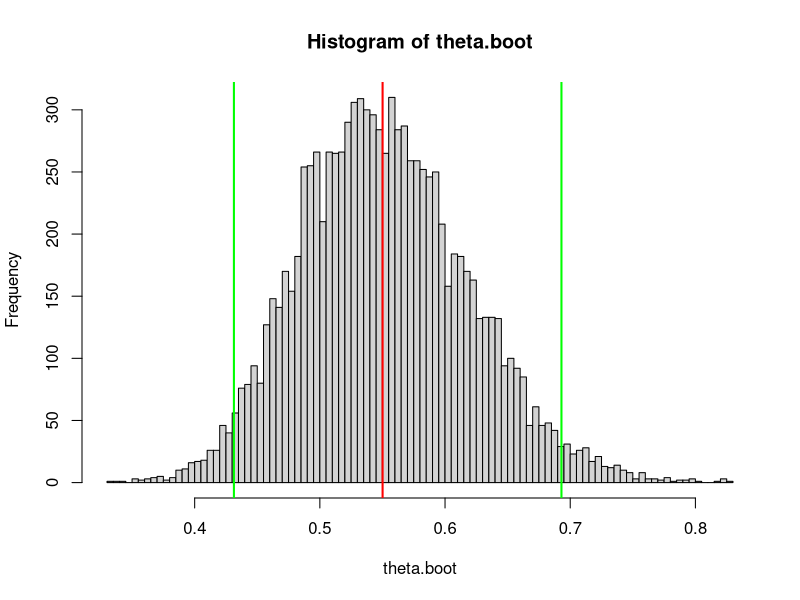

Reproduce this figure in R.
## ---- chunk 1
knitr::opts_chunk$set(echo = TRUE)
## ---- chunk 2
labels = c("nattacks","nsubjects")
aspirin = c(104,11037)
placebo = c(189,11034)
data = data.frame(aspirin,placebo)
rownames(data) = labels
data
## ---- chunk 3
rate = function(v) v[1]/v[2]
theta.hat = rate(data$aspirin)/rate(data$placebo)
theta.hat
## ---- chunk 4
population.one = c( rep(1,data["nattacks","aspirin"]), rep(0,data["nsubjects","aspirin"]-data["nattacks","aspirin"]) )
population.two = c( rep(1,data["nattacks","placebo"]), rep(0,data["nsubjects","placebo"]-data["nattacks","placebo"]) )

draw.bootstrap.sample = function() {
  boot.pop.one = sample(population.one,replace = TRUE)
  boot.pop.two = sample(population.two,replace = TRUE)
  rate.one = sum(boot.pop.one)/length(boot.pop.one)
  rate.two = sum(boot.pop.two)/length(boot.pop.two)
  return(rate.one/rate.two)
}

nrep = 10000
theta.boot = replicate(nrep,draw.bootstrap.sample())
hist(theta.boot,breaks=100)

# sampel estimate
abline(v=theta.hat,col = "red",lwd = 2)

# bootstrap confidence interval
confidence.lower = sort(theta.boot)[nrep*.025]
confidence.upper = sort(theta.boot)[nrep*.975]
abline(v=c(confidence.lower,confidence.upper),col = "green",lwd = 2)
